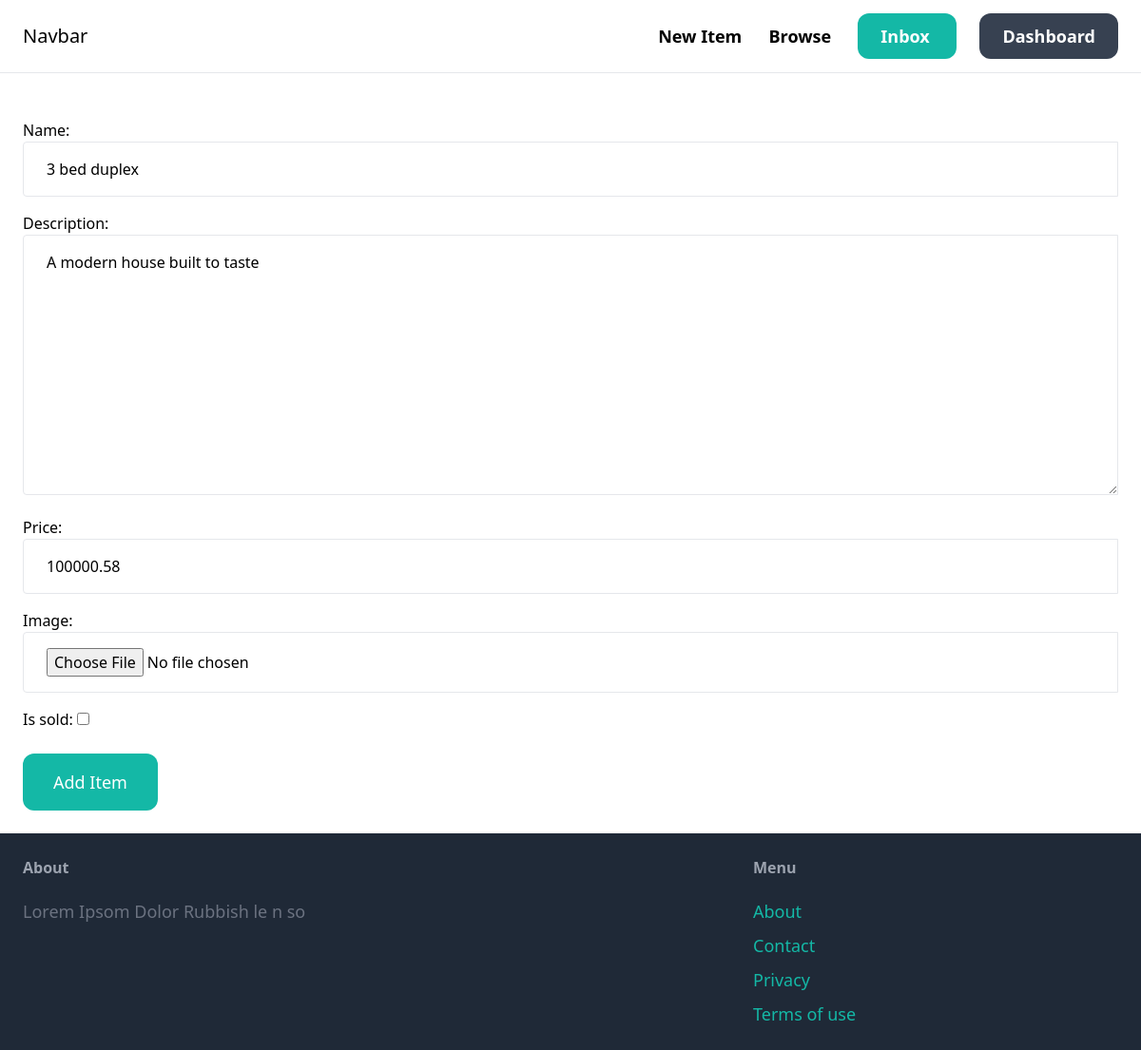
The page /items/1/edit/ (signed in) on the database its author committed.
### item/models.py (models this page shows, shortened)
class Item(models.Model):
	category = models.ForeignKey(Category, related_name='items', on_delete=models.CASCADE)
	name = models.CharField(max_length = 255)
	description = models.TextField(blank = True, null = True)
	price = models.DecimalField(max_digits=10, decimal_places=2)
	image = models.ImageField(upload_to = 'images', blank = True, null = True)
	is_sold = models.BooleanField(default = False)
	created_by = models.ForeignKey(User, related_name='items', on_delete=models.CASCADE)
	created_at = models.DateTimeField(auto_now_add=True)

### item/views.py (the view)
# urls.py: path('<int:pk>/edit/', views.edit, name='edit'),
@login_required
def edit(request, pk):
    item = get_object_or_404(Item, pk=pk, created_by=request.user)
    if request.method == 'POST':
        form = EditItemForm(request.POST, request.FILES, instance=item)
        if form.is_valid():
            item = form.save(commit=False)
            item.created_by = request.user
            item.save()
            return redirect('item:detail', pk=item.id)
    else:
        form = EditItemForm(instance=item)
    return render(request, 'item/form.html', {
        'form': form
    })

### item/forms.py
class EditItemForm(forms.ModelForm):
	class Meta:
		model = Item
		fields = ('name', 'description', 'price', 'image', 'is_sold')
		widgets = {
			'name': forms.TextInput(attrs={
					'class': INPUT_CLASSES
				}),
			'description': forms.Textarea(attrs={
					'class': INPUT_CLASSES
				}),
			'price': forms.TextInput(attrs={
					'class': INPUT_CLASSES
				}),
			'image': forms.FileInput(attrs={
					'class': INPUT_CLASSES
				}),
		}

### item/templates/item/form.html (shortened to what this page needs)
{% extends 'core/base.html' %}
{% block content %}
	<form method="POST" action="." enctype="multipart/form-data">
		<div class="space-y-4">
			{{ form.as_p }}
		</div>
		<button class="mt-6 py-4 px-8 text-lg bg-teal-500 hover:bg-teal-700 rounded-xl text-white">Add Item</button>
	</form>
{% endblock %}

### rows shown on the page
Item: name "3 bed duplex", description "A modern house built to taste", price "100000.58"
